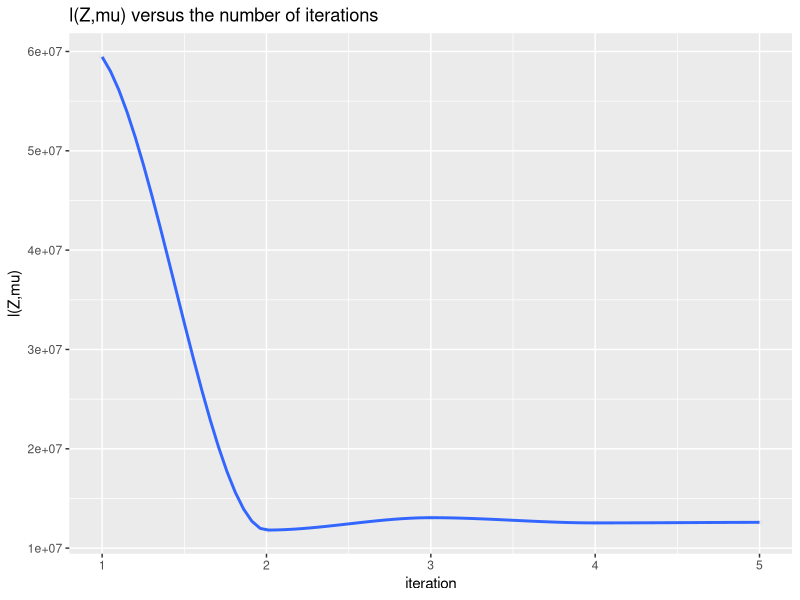
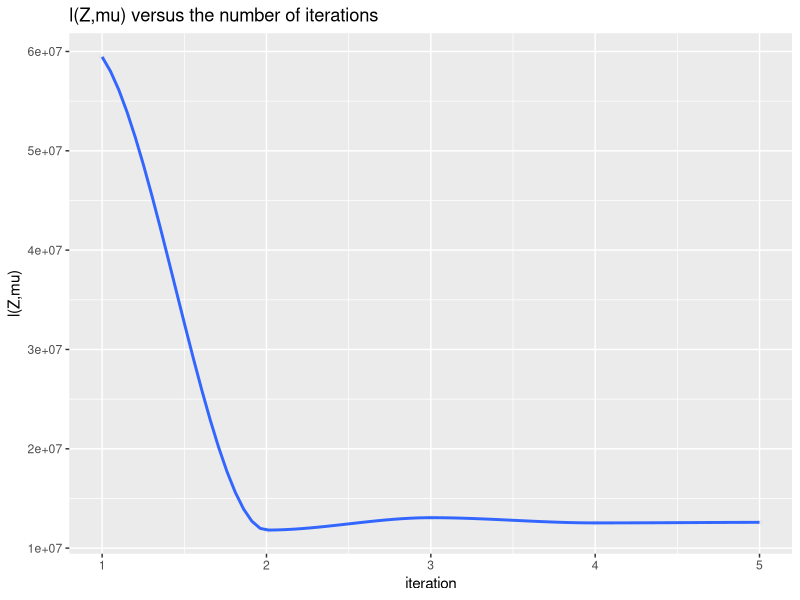

These figures' R source, in order:
library(ggplot2)

setwd('/Users/deflaux/rework/projects/Clustering')
set.seed(42)

# three nodes
totalDistance = c(5.945752097869632E7, 1.1813248119681323E7, 1.3096243857693925E7, 1.2598338476819722E7, 1.2630886824721366E7)

# one node
totalDistance = c(5.9453092920299456E7, 1.1818372928186502E7, 1.3066770367804162E7, 1.2540065184168313E7, 1.2598434861398766E7)

qplot(seq(1, length(totalDistance)), totalDistance, 
      geom=c("point", "smooth"), alpha=I(1/50),
      main="l(Z,mu) versus the number of iterations",
      xlab="iteration",
      ylab="l(Z,mu)")

ggsave("wikipediaLikelihood.jpg")